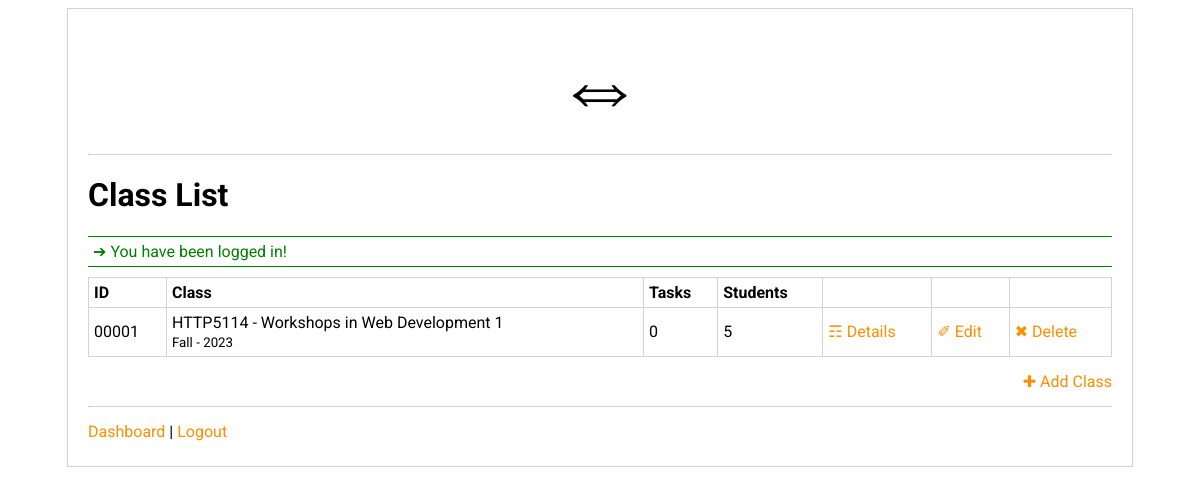
The app's page /console-class-list.php (signed in) with its own data.
### tables this page shows
CREATE TABLE `classes` (
  `id` int(11) NOT NULL,
  `name` varchar(255) DEFAULT NULL,
  `code` varchar(255) DEFAULT NULL,
  `semester` enum('fall','winter','summer') DEFAULT NULL,
  `year` year(4) DEFAULT NULL,
  `created_at` timestamp NOT NULL DEFAULT CURRENT_TIMESTAMP,
  `updated_at` timestamp NOT NULL DEFAULT CURRENT_TIMESTAMP ON UPDATE CURRENT_TIMESTAMP
);

### console-class-list.php (the view, shortened to what this page needs)
<?php
include('includes/connect.php');
include('includes/functions.php');
include('includes/header.php');
?>
<h1>Class List</h1>
<?php
$query = 'SELECT *,(
        SELECT COUNT(*)
        FROM class_student
        WHERE class_id = classes.id
    ) AS students,(
        SELECT COUNT(*)
        FROM class_task
        WHERE class_id = classes.id
    ) AS tasks
    FROM classes
    ORDER BY year, semester, name';
$result = mysqli_query($connect, $query);
?>
<table>
    <tr>
        <th>ID</th>
        <th>Class</th>
        <th>Tasks</th>
        <th>Students</th>
        <th></th>
        <th></th>
        <th></th>
    </tr>
    <?php while($class = mysqli_fetch_assoc($result)): ?>
        <tr>
            <td><?=leading_zeros($class['id'])?></td>
            <td>
                <?=$class['code']?> - <?=$class['name']?>
                <small>
                    <br>
                    <?=CLASS_SEMESTER[$class['semester']]?> - <?=$class['year']?>
                </small>
            </td>
            <td><?=$class['tasks']?></td>
            <td><?=$class['students']?></td>
            <td><a href="console-class-details.php?id=<?=$class['id']?>">&#9782; Details</a></td>
            <td><a href="console-class-edit.php?id=<?=$class['id']?>">&#10000; Edit</a></td>
            <td><a href="console-class-list.php?delete=<?=$class['id']?>">&#10006; Delete</a></td>
        </tr>
    <?php endwhile; ?>
</table>
<div class="right">
    <a href="console-class-add.php">&#10010; Add Class</a>
</div>
<?php
include('includes/footer.php');

### styles.css (style rules this page uses)
body, tr, td, th, input, select, textarea { font-family: "Roboto", sans-serif; }
table { border-collapse: collapse; width: 100%; margin: 10px 0; }
th, td { border: 1px solid lightgrey; padding: 5px; text-align: left; }
.right { text-align: right; padding: 5px 0; }
a:link, a:visited, a:active, a:hover { text-decoration: none; color: #ff8e00; white-space: nowrap; }

### records on screen
classes: id "00001", code "HTTP5114", name "Workshops in Web Development 1", semester "Fall", year "2023", tasks "0", students "5"

### other values on screen
$_SESSION['message']['text'] "You have been logged in!"
